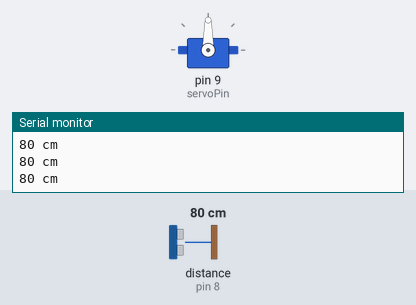
This sketch was run on a simulated Arduino Nano, built with avr-gcc and run on an emulated ATmega328P. Parts: servo, the last lines printed to the serial monitor. Wiring (inferred from the names in the program): ultrasonic range finder: trigger pin 7; echo pin 8. The test bench sets the inputs (shaded band); at power-on: distance to the obstacle (sensor on pin 8) 80 cm. The echo pulse lasts 58.3 µs per cm.

Above: at 1.2 s.
1.3 s: distance to the obstacle (sensor on pin 8) set to 44 cm
2.8 s: distance to the obstacle (sensor on pin 8) set to 38 cm
At 3.4 s:
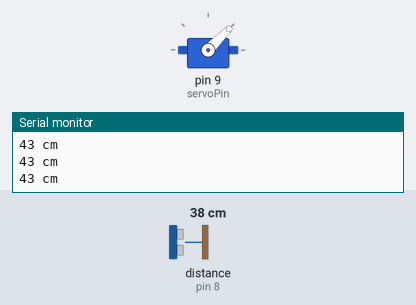
5.8 s: distance to the obstacle (sensor on pin 8) set to 60 cm
At 6.7 s:
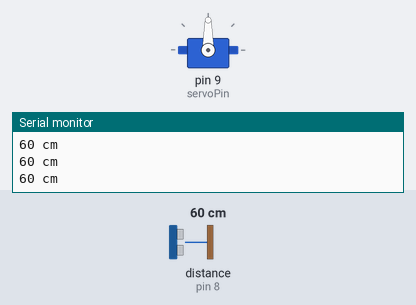
7.3 s: distance to the obstacle (sensor on pin 8) set to 2 cm
At 7.7 s:
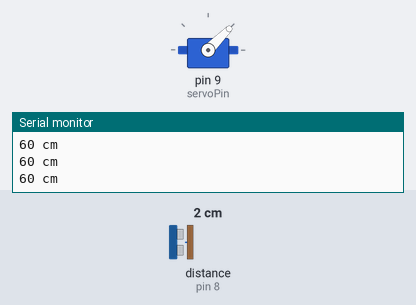
Timing chart, 0 to 11.3 s (numbered marks = the images above; inputs shaded):
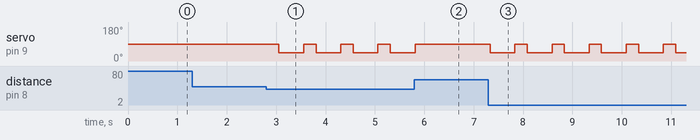

The sketch:

MikeyMyersHalloween.ino
```cpp
/* 'Mikey Myers Halloween' project

    Componenets:
                  - Arduino Nano
                  - Ultrasonic sensor
                  - Servo motor
                  - Breadboard
                  - Some jumper wires

    Created on 7 November 2022 by c010blind3ngineer
*/

#include <Servo.h>

#define trigPin 7
#define echoPin 8

Servo myServo;
const int servoPin = 9;
int servoPos = 90;

void setup() {
  Serial.begin(9600);
  myServo.attach(servoPin);
  pinMode(trigPin, OUTPUT);
  pinMode(echoPin, INPUT);
}

void loop() {
  long duration, distance;
  digitalWrite(trigPin, LOW);
  delayMicroseconds(2);
  digitalWrite(trigPin, HIGH);
  delayMicroseconds(10);
  digitalWrite(trigPin, LOW);
  duration = pulseIn(echoPin, HIGH);
  distance = duration / 58;

  if (distance >= 200 || distance <= 0) {
    Serial.println("Out of range");
  }
  if (distance <= 40) {
    myServo.write(45);
    delay(500);
    myServo.write(servoPos);
  }

  Serial.print(distance);
  Serial.println(" cm");
  delay(250);

}
```

Measured:
- the behaviour switches between 42 and 41 cm on distance to the obstacle (sensor on pin 8) (found by bisection; images 0 and 1)
- after the input at 2.8 s, servo on pin 9 (servoPin): alternates 90° for 0.25 s and 45° for 0.50 s, starting after 0.25 s
- after the input at 5.8 s, servo on pin 9 (servoPin): goes on until 5.8 s, then stays 90°
- after the input at 7.3 s, servo on pin 9 (servoPin): alternates 90° for 0.25 s and 45° for 0.50 s, starting at once
